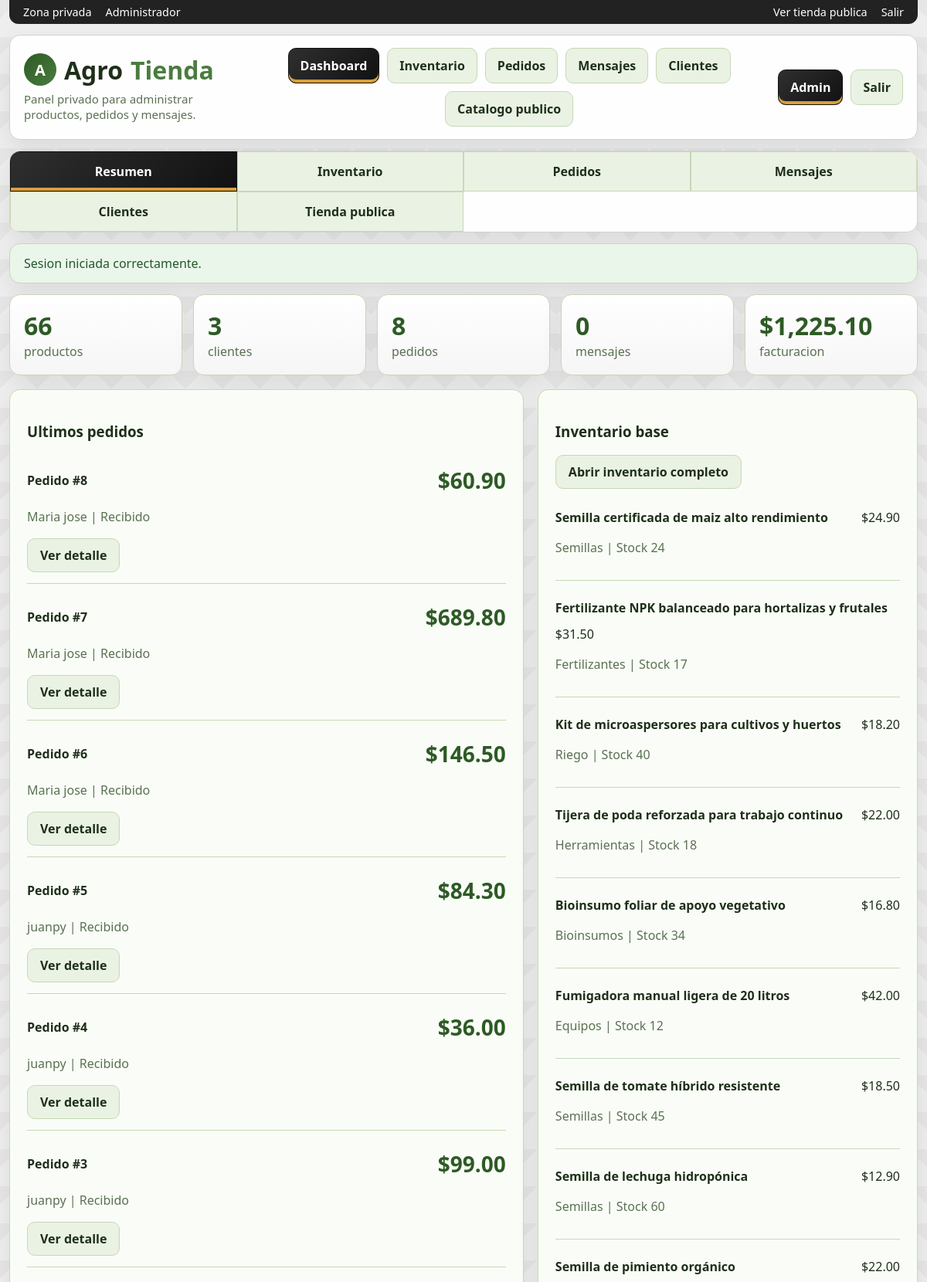
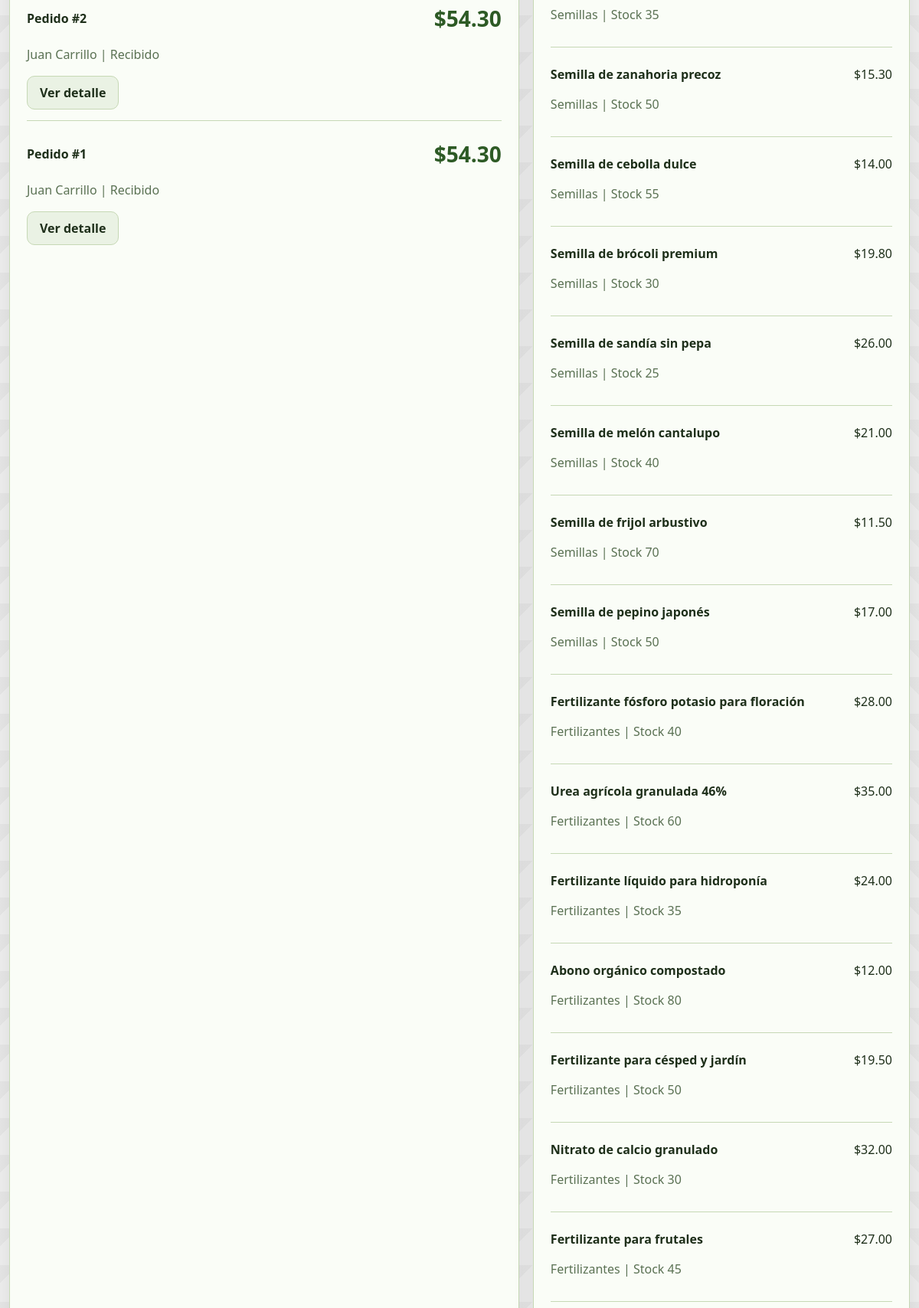
/admin.php (signed in, upper part), run on the app's committed database (2 pictures, top to bottom).
### tables this page shows
CREATE TABLE orders (
            id INTEGER PRIMARY KEY AUTOINCREMENT,
            user_id INTEGER NOT NULL,
            customer_name TEXT NOT NULL,
            customer_email TEXT NOT NULL,
            customer_phone TEXT NOT NULL,
            shipping_address TEXT NOT NULL,
            notes TEXT DEFAULT "",
            subtotal REAL NOT NULL,
            shipping REAL NOT NULL,
            total REAL NOT NULL,
            status TEXT NOT NULL DEFAULT "Pendiente",
            created_at TEXT NOT NULL, payment_method TEXT NOT NULL DEFAULT "Efectivo",
            FOREIGN KEY(user_id) REFERENCES users(id)
        );

CREATE TABLE products (
            id INTEGER PRIMARY KEY AUTOINCREMENT,
            name TEXT NOT NULL,
            category TEXT NOT NULL,
            brand TEXT NOT NULL,
            price REAL NOT NULL,
            stock INTEGER NOT NULL DEFAULT 0,
            emoji TEXT NOT NULL DEFAULT "🌱",
            short_description TEXT NOT NULL,
            description TEXT NOT NULL
        , image_url TEXT NOT NULL DEFAULT "");

### app/bootstrap.php (called while the page is built, shortened)
<?php
function db(): PDO
{
    static $pdo = null;
    if ($pdo instanceof PDO) {
        return $pdo;
    }
    $pdo = new PDO('sqlite:' . DB_PATH);
    $pdo->setAttribute(PDO::ATTR_ERRMODE, PDO::ERRMODE_EXCEPTION);
    $pdo->setAttribute(PDO::ATTR_DEFAULT_FETCH_MODE, PDO::FETCH_ASSOC);
    $pdo->exec('PRAGMA foreign_keys = ON');
    return $pdo;
}
function money(float $value): string
{
    return '$' . number_format($value, 2);
}
function e(string $value): string
{
    return htmlspecialchars($value, ENT_QUOTES, 'UTF-8');
}
function allProducts(?string $search = null, ?string $category = null): array
{
    $sql = 'SELECT * FROM products WHERE 1=1';
    $params = [];
    $sql .= ' ORDER BY id ASC';
    $stmt = db()->prepare($sql);
    $stmt->execute($params);
    return $stmt->fetchAll();
}
function dashboardStats(): array
{
    $pdo = db();
    return [
        'products' => (int) $pdo->query('SELECT COUNT(*) FROM products')->fetchColumn(),
        'customers' => (int) $pdo->query("SELECT COUNT(*) FROM users WHERE role = 'customer'")->fetchColumn(),
        'orders' => (int) $pdo->query('SELECT COUNT(*) FROM orders')->fetchColumn(),
        'messages' => (int) $pdo->query('SELECT COUNT(*) FROM contact_messages')->fetchColumn(),
        'revenue' => (float) $pdo->query('SELECT COALESCE(SUM(total), 0) FROM orders')->fetchColumn(),
    ];
}

### admin.php (the view, shortened to what this page needs)
<?php
require_once __DIR__ . '/app/layout.php';
$stats = dashboardStats();
$recentOrders = db()->query('SELECT * FROM orders ORDER BY id DESC LIMIT 8')->fetchAll();
$products = allProducts();
?>
<section class="stats">
  <article class="stat"><strong><?= $stats['products'] ?></strong><span class="muted">productos</span></article>
  <article class="stat"><strong><?= $stats['customers'] ?></strong><span class="muted">clientes</span></article>
  <article class="stat"><strong><?= $stats['orders'] ?></strong><span class="muted">pedidos</span></article>
  <article class="stat"><strong><?= $stats['messages'] ?></strong><span class="muted">mensajes</span></article>
  <article class="stat"><strong><?= money($stats['revenue']) ?></strong><span class="muted">facturacion</span></article>
</section>
<section class="split">
  <article class="card">
    <h3>Ultimos pedidos</h3>
    <?php if (!$recentOrders): ?>
      <div class="empty">Todavia no hay pedidos registrados.</div>
    <?php else: ?>
      <div class="list">
        <?php foreach ($recentOrders as $order): ?>
          <div class="list-item">
            <div class="line">
              <strong>Pedido #<?= (int) $order['id'] ?></strong>
              <span class="price"><?= money((float) $order['total']) ?></span>
            </div>
            <p class="muted"><?= e($order['customer_name']) ?> | <?= e($order['status']) ?></p>
            <a class="btn" href="order.php?id=<?= (int) $order['id'] ?>">Ver detalle</a>
          </div>
        <?php endforeach; ?>
      </div>
    <?php endif; ?>
  </article>
  <article class="card">
    <h3>Inventario base</h3>
    <div class="actions" style="margin-bottom:12px;">
      <a class="btn" href="admin_inventory.php">Abrir inventario completo</a>
    </div>
    <div class="list">
      <?php foreach ($products as $product): ?>
        <div class="list-item">
          <div class="line">
            <strong><?= e($product['name']) ?></strong>
            <span><?= money((float) $product['price']) ?></span>
          </div>
          <p class="muted"><?= e($product['category']) ?> | Stock <?= (int) $product['stock'] ?></p>
        </div>
      <?php endforeach; ?>
    </div>
  </article>
</section>

### assets/app.css (style rules this page uses)
:root { --bg: #f4f7f0; --surface: #fafdf7; --surface-soft: #eaf2e4; --surface-muted: #dde8d4; --border: #c6d8b5; --text: #1e2f1a; --muted: #5a7153; --primary: #4a7c3f; --primary-dark: #2d5a25; --secondary: #7a9e6c; --accent: #d99f3c; --success-bg: #eaf6ea; --success-text: #24572d; --danger-bg: #fdeaea; --danger-text: #8f2028; --shadow: 0 12px 30px rgba(0, 0, 0, 0.08); }
* { box-sizing: border-box; }
body { margin: 0; min-height: 100vh; font-family: "Segoe UI", Tahoma, Geneva, Verdana, sans-serif; background: linear-gradient(135deg, rgba(0, 0, 0, 0.03) 25%, transparent 25%) 0 0 / 48px 48px, linear-gradient(225deg, rgba(0, 0, 0, 0.03) 25%, transparent 25%) 0 0 / 48px 48px, linear-gradient(315deg, rgba(0, 0, 0, 0.03) 25%, transparent 25%) 0 0 / 48px 48px, linear-gradient(45deg, rgba(0, 0, 0, 0.03) 25%, transparent 25%) 0 0 / 48px 48px, #f7f7f7; color: var(--text); }
a { color: inherit; text-decoration: none; }
a, button, .btn, .nav a, .section-nav a, .category-link, .spotlight-card, .product { transition: background-color 180ms ease, border-color 180ms ease, color 180ms ease, box-shadow 180ms ease, transform 180ms ease, filter 180ms ease; }
.nav a, .btn, .category-link, .section-nav a { border-radius: 10px; padding: 11px 15px; font-weight: 700; }
.grid-2, .grid-3, .grid-4, .split, .admin-layout { display: grid; gap: 18px; }
.split { grid-template-columns: minmax(0, 1.15fr) minmax(360px, 0.85fr); }
.admin-area { background: linear-gradient(135deg, rgba(35, 35, 35, 0.04) 25%, transparent 25%) 0 0 / 48px 48px, linear-gradient(225deg, rgba(35, 35, 35, 0.04) 25%, transparent 25%) 0 0 / 48px 48px, #eeeeee; }
.card, .store-hero, .promo-hero, .promo-banner-mini { background: var(--surface); border: 1px solid var(--border); border-radius: 14px; box-shadow: var(--shadow); }
.card, .store-toolbar { padding: 22px; }
.field, .form, .product-body, .list { display: grid; gap: 10px; }
.stats { display: grid; gap: 14px; grid-template-columns: repeat(auto-fit, minmax(190px, 1fr)); }
.stat { padding: 18px; border-radius: 14px; border: 1px solid var(--border); background: linear-gradient(180deg, #fff, #f6f6f6); box-shadow: var(--shadow); }
.stat strong { display: block; font-size: 2rem; color: var(--primary-dark); }
.muted { color: var(--muted); line-height: 1.5; }
.btn { display: inline-flex; align-items: center; justify-content: center; gap: 8px; cursor: pointer; color: var(--text); background: var(--surface-soft); border: 1px solid var(--border); text-align: center; min-height: 44px; padding: 0 16px; }
.price { color: var(--primary-dark); font-size: 1.75rem; font-weight: 900; }
.row, .line, .actions, .table-actions { display: flex; gap: 12px; flex-wrap: wrap; align-items: center; }
.line { justify-content: space-between; }
.list-item { padding: 14px 0; border-bottom: 1px solid var(--border); }
.list-item:last-child { border-bottom: none; padding-bottom: 0; }

### data on the page
orders: id "8", total "$60.90", customer_name "Maria jose", status "Recibido"
orders: id "7", total "$689.80", customer_name "Maria jose", status "Recibido"
orders: id "6", total "$146.50", customer_name "Maria jose", status "Recibido"
orders: id "5", total "$84.30", customer_name "juanpy", status "Recibido"
orders: id "4", total "$36.00", customer_name "juanpy", status "Recibido"
orders: id "3", total "$99.00", customer_name "juanpy", status "Recibido"
orders: id "2", total "$54.30", customer_name "Juan Carrillo", status "Recibido"
orders: id "1", total "$54.30", customer_name "Juan Carrillo", status "Recibido"
products: name "Semilla certificada de maiz alto rendimiento", price "$24.90", category "Semillas", stock "24"
products: name "Fertilizante NPK balanceado para hortalizas y frutales", price "$31.50", category "Fertilizantes", stock "17"
products: name "Kit de microaspersores para cultivos y huertos", price "$18.20", category "Riego", stock "40"
products: name "Tijera de poda reforzada para trabajo continuo", price "$22.00", category "Herramientas", stock "18"
products: name "Bioinsumo foliar de apoyo vegetativo", price "$16.80", category "Bioinsumos", stock "34"
products: name "Fumigadora manual ligera de 20 litros", price "$42.00", category "Equipos", stock "12"
products: name "Semilla de tomate híbrido resistente", price "$18.50", category "Semillas", stock "45"
products: name "Semilla de lechuga hidropónica", price "$12.90", category "Semillas", stock "60"
products: name "Semilla de pimiento orgánico", price "$22.00", category "Semillas", stock "35"
products: name "Semilla de zanahoria precoz", price "$15.30", category "Semillas", stock "50"
products: name "Semilla de cebolla dulce", price "$14.00", category "Semillas", stock "55"
products: name "Semilla de brócoli premium", price "$19.80", category "Semillas", stock "30"
products: name "Semilla de sandía sin pepa", price "$26.00", category "Semillas", stock "25"
products: name "Semilla de melón cantalupo", price "$21.00", category "Semillas", stock "40"
products: name "Semilla de frijol arbustivo", price "$11.50", category "Semillas", stock "70"
products: name "Semilla de pepino japonés", price "$17.00", category "Semillas", stock "50"
products: name "Fertilizante fósforo potasio para floración", price "$28.00", category "Fertilizantes", stock "40"
products: name "Urea agrícola granulada 46%", price "$35.00", category "Fertilizantes", stock "60"
products: name "Fertilizante líquido para hidroponía", price "$24.00", category "Fertilizantes", stock "35"
products: name "Abono orgánico compostado", price "$12.00", category "Fertilizantes", stock "80"
products: name "Fertilizante para césped y jardín", price "$19.50", category "Fertilizantes", stock "50"
products: name "Nitrato de calcio granulado", price "$32.00", category "Fertilizantes", stock "30"
products: name "Fertilizante para frutales", price "$27.00", category "Fertilizantes", stock "45"

### other printed values
$flash['message'] "Sesion iniciada correctamente."
$stats['products'] "66"
$stats['customers'] "3"
$stats['orders'] "8"
$stats['messages'] "0"
money($stats['revenue']) "$1,225.10"
